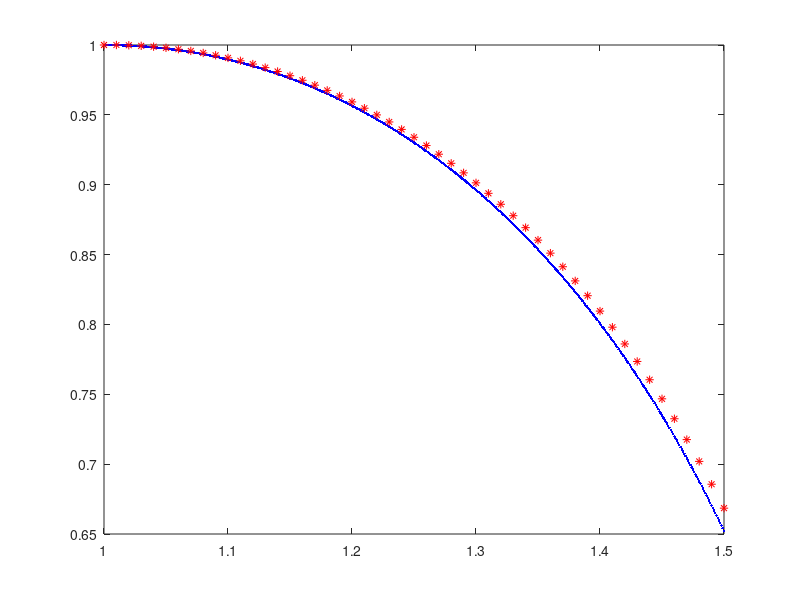

Here is the MATLAB script that generated this plot:
function odeEuler()
    plotsoln();
    rnge = [1, 1.5];
    y0 = 1;
    [X, Y] = EulerMethod(@ode1, y0, rnge);
    hold on; plot(X, Y, '*r');
end


function [X, Y] = EulerMethod(dydx, y0, xspan)
    X = xspan(1):0.01:xspan(2);
    Y = zeros(size(X));
    Y(1) = y0;
    for i = 1:length(X)-1
        Y(i+1) = Y(i) + 0.01 * dydx(X(i), Y(i));
    end
end


function dydx = ode1(x, y)
    dydx = (y.^2 - x.^2)/(x*y);
end

function dydx = ode2(x, y)
    dydx = (y+ cos(y) - cos(x))/(x*(sin(y)-1));
end

function plotsoln()
    clear all; clc; close all

    rnge = 1:0.001:1.5;
    y = rnge.*sqrt(1-2*log(rnge));
    plot(rnge, y, '.b');
end